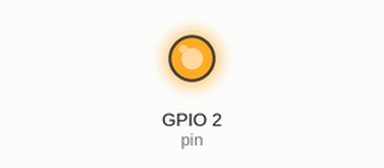
Simulated run of this program. Board: ESP32. Shown: output pins drawn as LEDs (lit = HIGH). What the program prints to the serial monitor is not drawn.

Above: at 0.1 s.
At 0.8 s:
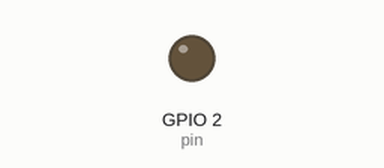
Timing chart, 0 to 2.3 s (numbered marks = the images above):
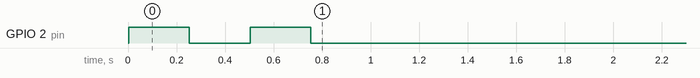

The program:

main.cpp
```cpp
#include <Arduino.h>
#include <WiFi.h>
#include <WebServer.h>
#include <WiFiAP.h>

const char* ssid = "esp32_1"; // ime esp32 modula, kot WiFi dostopne točke (SSID - Service Set Identifier)
const char* password = "12345678";

// ustvarimo objekt razreda WebServer, pot 80 je prednastavljeni port za HTTP strežnik
WebServer server(80); // objekt 'WebServer' razreda  ki bo poskušal na privzetem HTTP portu 80

// niz karakterjev
// spletno stran bomo spravili v spremenljivko 'HTML'
// ta koda nam omogoča, da besedilo spravimo v spremenljivo
const char HTML[] PROGMEM = R"rawliteral(
<!DOCTYPE html>
<html lang="sl">
<head>
    <meta charset="UTF-8">
    <meta name="viewport" content="width=device-width, initial-scale=1.0">
    <title>esp32</title>
</head>
<body>
    <h1>Esp32 kot WiFi dostopna točka - Access Point AP!</h1>
</body>
</html>
)rawliteral";


void handle_root() {
  server.send(200, "text/html; charset=UTF-8", HTML);
}

void setup() {
  // put your setup code here, to run once:
  // tu zapišemo kodo za nastavitve, koda bo izvecena le enkrat, ko se naprava zažene:

  Serial.begin(115200); // nastavimo hitrost serijske komunikacije na 115200 btiov/s

  // Vzpostavitev programske dostopne točke - "Access Point (AP)"
  // "Software enabled access point", npr. računalnik, ki ni bil zasnovan kot WiFi dostopna točka, lahko deluje kot WiFi dostopna točka, če se vklopi funkcija "SoftAP" (Software enabled access point)
  // esp32 se spremeni v dostopno točko
  WiFi.softAP(ssid, password); // funkcija softAP() vzpostavi WiFi dostopno točko z imenom "esp32_1" in geslom "12345678"

  // izpišemo IP naslov
  Serial.println("Vzpostavljanje WiFi dostopne točke na esp32 modulu..."); // izpišemo sporočilo na serijski monitor, da vidimo, da se poskuša vzpostaviti WiFi dostopna točka
  Serial.print("IP naslov esp32 dostopne točke: ");
  Serial.println(WiFi.softAPIP()); // izpišemo IP naslov, ki ga je modul dobil kot dostopno točko


  // ko se povezava vzpostavi .... naprej ...
  // ko vpišemo IP naslov, na koncu "/", v brskalnik, tedaj strežnik na esp32 modulu dobi zahtevo "request" "/" in zvece se funkcija handle_root(), ki smo jo definirali zgoraj
  server.on("/", handle_root);

  // strežnik na esp32 modulu moramo še pognati, ki posluša na portu 80 in čaka na zahteve ("requests") od klientov (npr. brskalnika Chrome)
  server.begin();


  // ta del kode uporabimo kot indikator, da se je program prenesel na esp32 module, modra LED dioda bo 2x utripnila
  pinMode(2, OUTPUT); // pin (nožica) št. 2 bo uporabljen kot digitalni izhod (na nožici 2 je povezana vgrajena LED dioda na ESP32)
  digitalWrite(2, HIGH); // na pin 2 zapišemo visoko vrednost (LED dioda se prižge)
  delay(250); // počakamo 250 ms
  digitalWrite(2, LOW); // na pin 2 zapišemo visoko vrednost (LED dioda se ugasne)
  delay(250); // počakamo 250 ms
  digitalWrite(2, HIGH); // na pin 2 zapišemo visoko vrednost (LED dioda se prižge)
  delay(250); // počakamo 250 ms
  digitalWrite(2, LOW); // na pin 2 zapišemo visoko vrednost (LED dioda se ugasne)
  delay(250); // počakamo 250 ms
}

void loop() {
  // put your main code here, to run repeatedly:
  // tu zapišemo kodo, ki se ponavljajoče izvaja, dokler je esp32 vklopljen

  // preverimo, če je prišla kakšna zahteva od klienta (npr. brskalnik Chrome), in če je, jo obdelamo in pošljemo ustrezen odgovor ("response")
  server.handleClient();
}
```
